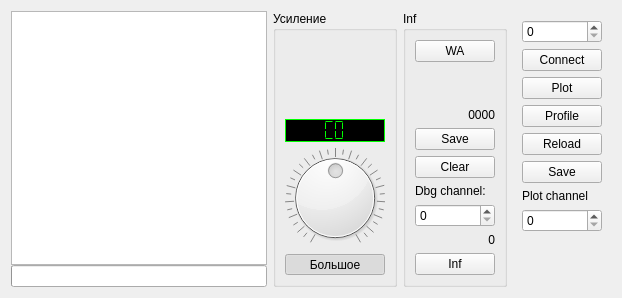
    <widget class="QWidget" name="widget_4" native="true">
     <property name="sizePolicy">
      <sizepolicy hsizetype="Preferred" vsizetype="Preferred">
       <horstretch>0</horstretch>
       <verstretch>0</verstretch>
      </sizepolicy>
     </property>
     <layout class="QVBoxLayout" name="verticalLayout_3">
      <item>
       <widget class="QWidget" name="widget_2" native="true">
        <property name="sizePolicy">
         <sizepolicy hsizetype="Preferred" vsizetype="Preferred">
          <horstretch>0</horstretch>
          <verstretch>0</verstretch>
         </sizepolicy>
        </property>
        <layout class="QHBoxLayout" name="horizontalLayout">
         <property name="leftMargin">
          <number>0</number>
         </property>
         <property name="topMargin">
          <number>0</number>
         </property>
         <property name="rightMargin">
          <number>0</number>
         </property>
         <property name="bottomMargin">
          <number>0</number>
         </property>
         <item>
          <widget class="QWidget" name="widget_6" native="true">
           <layout class="QVBoxLayout" name="verticalLayout_22">
            <property name="spacing">
             <number>0</number>
            </property>
            <property name="leftMargin">
             <number>0</number>
            </property>
            <property name="topMargin">
             <number>0</number>
            </property>
            <property name="rightMargin">
             <number>0</number>
            </property>
            <property name="bottomMargin">
             <number>0</number>
            </property>
            <item>
             <widget class="QPlainTextEdit" name="teLog">
              <property name="locale">
               <locale language="C" country="AnyCountry"/>
              </property>
             </widget>
            </item>
            <item>
             <widget class="QProgressBar" name="progressBar">
              <property name="sizePolicy">
               <sizepolicy hsizetype="Preferred" vsizetype="Fixed">
                <horstretch>0</horstretch>
                <verstretch>0</verstretch>
               </sizepolicy>
              </property>
              <property name="maximum">
               <number>10</number>
              </property>
              <property name="value">
               <number>0</number>
              </property>
              <property name="textVisible">
               <bool>false</bool>
              </property>
             </widget>
            </item>
           </layout>
          </widget>
         </item>
         <item>
          <widget class="QGroupBox" name="groupBox_7">
           <property name="title">
            <string>Усиление</string>
           </property>
           <layout class="QVBoxLayout" name="verticalLayout_17">
            <item>
             <spacer name="verticalSpacer_14">
              <property name="orientation">
               <enum>Qt::Vertical</enum>
              </property>
              <property name="sizeHint" stdset="0">
               <size>
                <width>20</width>
                <height>40</height>
               </size>
              </property>
             </spacer>
            </item>
            <item>
             <widget class="QLCDNumber" name="lcdGain">
              <property name="styleSheet">
               <string notr="true">color: rgb(0, 255, 0);
background-color: rgb(0, 0, 0);</string>
              </property>
              <property name="locale">
               <locale language="C" country="AnyCountry"/>
              </property>
              <property name="frameShadow">
               <enum>QFrame::Plain</enum>
              </property>
              <property name="digitCount">
               <number>2</number>
              </property>
              <property name="mode">
               <enum>QLCDNumber::Hex</enum>
              </property>
              <property name="segmentStyle">
               <enum>QLCDNumber::Flat</enum>
              </property>
              <property name="intValue" stdset="0">
               <number>192</number>
              </property>
             </widget>
            </item>
            <item>
             <widget class="QDial" name="dialGain">
              <property name="maximum">
               <number>127</number>
              </property>
              <property name="pageStep">
               <number>8</number>
              </property>
              <property name="sliderPosition">
               <number>64</number>
              </property>
              <property name="notchTarget">
               <double>4.000000000000000</double>
              </property>
              <property name="notchesVisible">
               <bool>true</bool>
              </property>
             </widget>
            </item>
            <item>
             <widget class="QToolButton" name="btnGain">
              <property name="sizePolicy">
               <sizepolicy hsizetype="Preferred" vsizetype="Preferred">
                <horstretch>0</horstretch>
                <verstretch>0</verstretch>
               </sizepolicy>
              </property>
              <property name="text">
               <string>Большое</string>
              </property>
              <property name="checkable">
               <bool>true</bool>
              </property>
              <property name="checked">
               <bool>true</bool>
              </property>
              <property name="autoRaise">
               <bool>true</bool>
              </property>
             </widget>
            </item>
           </layout>
          </widget>
         </item>
         <item>
          <widget class="QGroupBox" name="groupBox">
           <property name="title">
            <string>Inf</string>
           </property>
           <layout class="QVBoxLayout" name="verticalLayout_7">
            <item>
             <widget class="QPushButton" name="btnWriteAll">
              <property name="text">
               <string>WA</string>
              </property>
              <property name="checkable">
               <bool>true</bool>
              </property>
             </widget>
            </item>
            <item>
             <spacer name="verticalSpacer_2">
              <property name="orientation">
               <enum>Qt::Vertical</enum>
              </property>
              <property name="sizeHint" stdset="0">
               <size>
                <width>20</width>
                <height>40</height>
               </size>
              </property>
             </spacer>
            </item>
            <item>
             <widget class="QLabel" name="labelTime">
              <property name="text">
               <string>0000</string>
              </property>
              <property name="alignment">
               <set>Qt::AlignRight|Qt::AlignTrailing|Qt::AlignVCenter</set>
              </property>
             </widget>
            </item>
            <item>
             <widget class="QPushButton" name="btnSaveMeasure">
              <property name="maximumSize">
               <size>
                <width>16777215</width>
                <height>16777215</height>
               </size>
              </property>
              <property name="text">
               <string>Save</string>
              </property>
              <property name="checkable">
               <bool>false</bool>
              </property>
             </widget>
            </item>
            <item>
             <widget class="QPushButton" name="btnClearMeasure">
              <property name="sizePolicy">
               <sizepolicy hsizetype="Minimum" vsizetype="Fixed">
                <horstretch>0</horstretch>
                <verstretch>0</verstretch>
               </sizepolicy>
              </property>
              <property name="maximumSize">
               <size>
                <width>16777215</width>
                <height>16777215</height>
               </size>
              </property>
              <property name="text">
               <string>Clear</string>
              </property>
              <property name="checkable">
               <bool>false</bool>
              </property>
             </widget>
            </item>
            <item>
             <widget class="QLabel" name="label_13">
              <property name="text">
               <string>Dbg channel:</string>
              </property>
             </widget>
            </item>
            <item>
             <widget class="QSpinBox" name="sbChannelIndex">
              <property name="maximum">
               <number>7</number>
              </property>
             </widget>
            </item>
            <item>
             <widget class="QLabel" name="labelCsError">
              <property name="text">
               <string>0</string>
              </property>
              <property name="alignment">
               <set>Qt::AlignRight|Qt::AlignTrailing|Qt::AlignVCenter</set>
              </property>
             </widget>
            </item>
            <item>
             <widget class="QPushButton" name="btnShowInf">
              <property name="text">
               <string>Inf</string>
              </property>
              <property name="checkable">
               <bool>true</bool>
              </property>
              <property name="checked">
               <bool>false</bool>
              </property>
             </widget>
            </item>
           </layout>
          </widget>
         </item>
         <item>
          <widget class="QWidget" name="widget_3" native="true">
           <layout class="QVBoxLayout" name="verticalLayout_2">
            <item>
             <widget class="QSpinBox" name="sbDevice"/>
            </item>
            <item>
             <widget class="QPushButton" name="btnConnect">
              <property name="text">
               <string>Connect</string>
              </property>
              <property name="checkable">
               <bool>true</bool>
              </property>
             </widget>
            </item>
            <item>
             <widget class="QPushButton" name="btnPlot">
              <property name="text">
               <string>Plot</string>
              </property>
             </widget>
            </item>
            <item>
             <widget class="QPushButton" name="btnOpenIni">
              <property name="text">
               <string>Profile</string>
              </property>
             </widget>
            </item>
            <item>
             <widget class="QPushButton" name="btnReloadIni">
              <property name="text">
               <string>Reload</string>
              </property>
             </widget>
            </item>
            <item>
             <widget class="QPushButton" name="btnSaveIni">
              <property name="text">
               <string>Save</string>
              </property>
             </widget>
            </item>
            <item>
             <widget class="QLabel" name="label_5">
              <property name="text">
               <string>Plot channel</string>
              </property>
             </widget>
            </item>
            <item>
             <widget class="QSpinBox" name="sbDbgPlotIndex"/>
            </item>
            <item>
             <spacer name="verticalSpacer_3">
              <property name="orientation">
               <enum>Qt::Vertical</enum>
              </property>
              <property name="sizeHint" stdset="0">
               <size>
                <width>20</width>
                <height>40</height>
               </size>
              </property>
             </spacer>
            </item>
           </layout>
          </widget>
         </item>
        </layout>
       </widget>
      </item>
     </layout>
    </widget>
